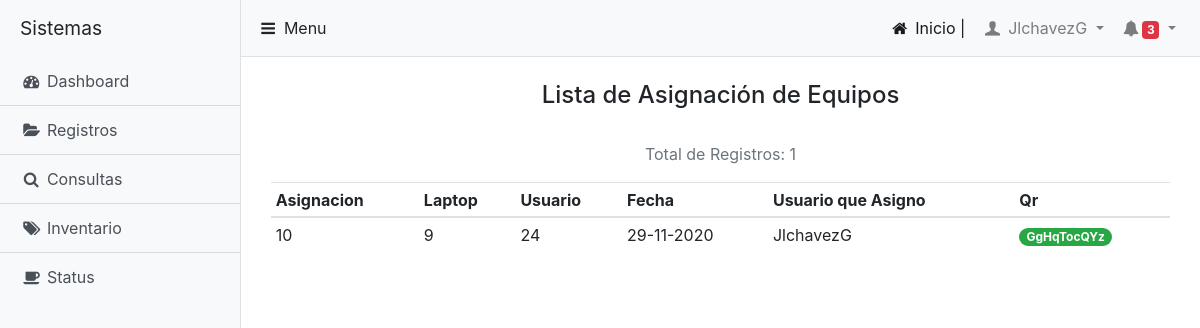
The app's page /C_Asignaciones.php (signed in) with its own data.
### tables this page shows
CREATE TABLE `Asignaciones` (
  `Id_asignacion` int(11) NOT NULL,
  `Id_Laptop` int(11) NOT NULL,
  `Id_Usuario` int(11) NOT NULL,
  `Fecha` date NOT NULL,
  `Numero` varchar(255) NOT NULL,
  `User_Reg` varchar(255) NOT NULL,
  `Id_Estado` int(11) NOT NULL
);

### C_Asignaciones.php (the view, shortened to what this page needs)
<?php
include 'includes/conecta.php';
$usuario = $_SESSION['Usuario'];
$consulta = "SELECT * FROM Usuarios WHERE Usuario = '".$usuario."'";
$respuesta = $conecta->query($consulta);
$fila = $respuesta->fetch_array();
if ($fila > 0) {
  $user = $fila;
}
$asigna = "SELECT * FROM Asignaciones ORDER BY Id_asignacion";
$as = $conecta->query($asigna);
$numero = $as->num_rows;
 ?>
<!DOCTYPE html>
<html lang="en" dir="ltr">
  <head>
    <link rel="stylesheet" href="css/bootstrap.css">
    <link rel="stylesheet" href="css/fontello.css">
    <link rel="stylesheet" href="css/simple-sidebar.css">
    <link rel="stylesheet" href="css/pace.css">
  </head>
  <body>
    <div class="d-flex" id="wrapper">
      <?php
              $sidebar = $user['Id_Nivel']; if ($sidebar == 1) { include 'includes/sidebarS.php'; } elseif ($sidebar == 2){ include 'includes/sidebarA.php'; } else { include 'includes/sidebarU.php';}
         ?>
      <div id="page-content-wrapper">
           <?php include 'includes/barra.php'; ?>
             <div class="container-fluid">
                 <h4 class="mt-4 text text-center">Lista de Asignación de Equipos</h4>
                       <div class="container py-4">
                           <?php  if($as > 0) { ?>
                          <p class="text-muted text-center">Total de Registros: <?php echo $numero; ?></p>
                        <div class="table-responsive">
                         <table class="table table-sm table-hover">
                             <thead>
                                <tr>
                                  <th scope="col">Asignacion</th>
                                  <th scope="col">Laptop</th>
                                  <th scope="col">Usuario</th>
                                  <th scope="col">Fecha</th>
                                  <th scope="col">Usuario que Asigno</th>
                                  <th scope="col">Qr</th>
                                </tr>
                             </thead>
                             <tbody>
                                  <?php while($row = $as->fetch_assoc()) { ?>
                                  <tr>
                                    <td><?php echo $row['Id_asignacion']; ?></td>
                                    <td><?php echo $row['Id_Laptop']; ?></td>
                                    <td><?php echo $row['Id_Usuario']; ?></td>
                                    <?php $FechaF = date('d-m-Y');
                                          $row['Fecha'] = $FechaF ;
                                     ?>
                                    <td><?php echo $FechaF; ?></td>
                                    <td><?php echo $row['User_Reg']; ?></td>
                                    <td><a href="qr/<?php echo $row['Numero'].'.png';?>" target="_blank" class="badge badge-pill badge-success"><?php echo $row['Numero']; ?></a></td>
                                  </tr>
                                   <?php } ?>
                             </tbody>
                        </table>
                      </div>
                    <?php } ?>
                      </div>
             </div>
       </div>
   </div>
   </body>
</html>

### css/simple-sidebar.css (style rules this page uses)
#wrapper { overflow-x: hidden; }
#page-content-wrapper { min-width: 100vw; }
@media (min-width: 768px) { #page-content-wrapper { min-width: 0; width: 100%; } }

### records on screen
asignaciones: Id_asignacion "10", Id_Laptop "9", Id_Usuario "24", User_Reg "JlchavezG", Numero "GgHqTocQYz"

### other values on screen
$usuario "JlchavezG"
$count "3"
$numero "1"
